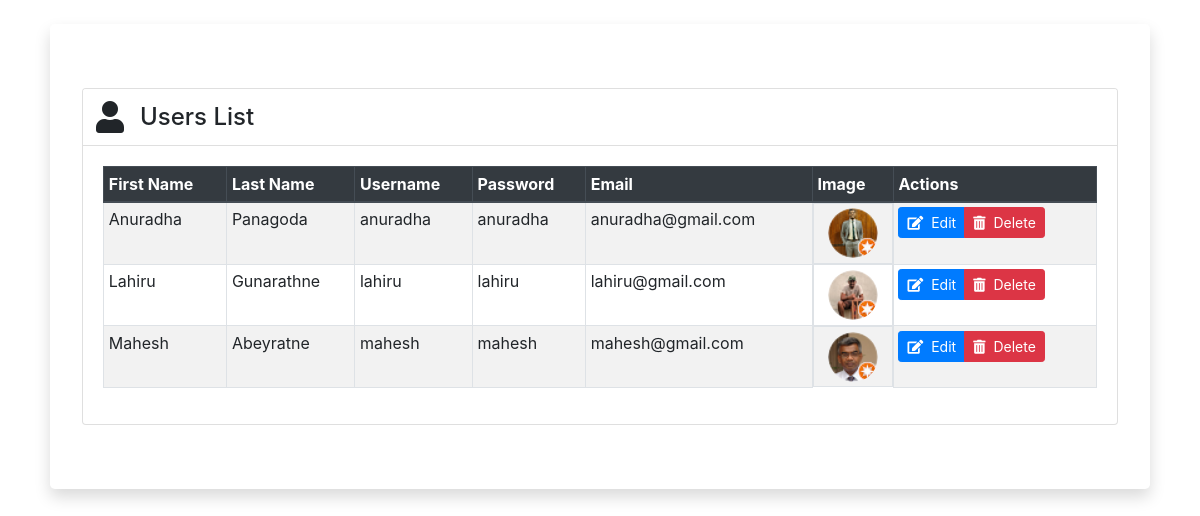
The app's page /admin/User/listView.php with its own data.
### tables this page shows
CREATE TABLE `user` (
  `id` bigint(20) NOT NULL AUTO_INCREMENT,
  `first_name` varchar(45) DEFAULT NULL,
  `last_name` varchar(45) DEFAULT NULL,
  `image` varchar(200) DEFAULT NULL,
  `username` varchar(45) DEFAULT NULL,
  `password` varchar(45) DEFAULT NULL,
  `email` varchar(100) DEFAULT NULL,
  `status` tinyint(4) DEFAULT NULL,
  PRIMARY KEY (`id`)
);

### admin/User/listView.php (the view, shortened to what this page needs)
<?php
    include_once '../headerHTML.php';
?>
<div class="container jumbotron bg-white shadow mt-4 col-11">
    <div class="card">
        <div class="card-header bg-white">
            <div class="row">
                <i class="fas fa-user mx-2 my-auto fa-2x"></i>
                <h4 class="ml-2 my-auto">Users List</h4>
            </div>
        </div>
        <div class="card-body">
            <div class="table-responsive">
                <table class="table table-striped table-bordered table-hover table-sm">
                    <thead class="thead-dark">
                        <tr>
                            <th>First Name</th>
                            <th>Last Name</th>
                            <th>Username</th>
                            <th>Password</th>
                            <th>Email</th>
                            <th>Image</th>
                            <th>Actions</th>
                        </tr>
                    </thead>
                    <tbody>
                        <?php
                    $listSql='select * from user';
                    $listResult=mysqli_query($connection,$listSql);
                    while($listRow=mysqli_fetch_assoc($listResult)){
                ?>
                        <tr>
                            <td><?php echo $listRow['first_name'];?></td>
                            <td><?php echo $listRow['last_name'];?></td>
                            <td><?php echo $listRow['username'];?></td>
                            <td><?php echo $listRow['password'];?></td>
                            <td><?php echo $listRow['email'];?></td>
                            <td class="d-flex">
                                <a href="../../<?php echo $listRow['image'];?>" target="_blank" class="mx-auto">
                                    <img src="../../<?php echo $listRow['image'];?>" alt="Image" class="rounded-circle"
                                        style="width:50px; height:50px; object-fit:cover;">
                                </a>
                            </td>
                            <td>
                                <div class="btn-group" role="group">
                                    <a class="btn btn-primary btn-sm"
                                        href="editView.php?id=<?php echo $listRow['id'];?>"
                                        onclick="return confirm('Are you sure you want to edit this record?')"><i
                                            class="fas fa-edit mr-2"></i>Edit</a>
                                    <a class="btn btn-danger btn-sm"
                                        href="deleteController.php?id=<?php echo $listRow['id'];?>"
                                        onclick="return confirm('Are you sure you want to delete this record?')"><i
                                            class="fas fa-trash-alt mr-2"></i>Delete</a>
                                </div>
                            </td>
                        </tr>
                        <?php } ?>
                    </tbody>
                </table>
            </div>
        </div>
    </div>
</div>
<?php
    include_once '../footerHTML.php';
?>

### css/admin.css (style rules this page uses)
a, a:hover, a:focus { color: inherit; text-decoration: none; transition: all 0.3s; }

### records on screen
user: first_name "Anuradha", last_name "Panagoda", username "anuradha", password "anuradha", email "anuradha@gmail.com", image (picture)
user: first_name "Lahiru", last_name "Gunarathne", username "lahiru", password "lahiru", email "lahiru@gmail.com", image (picture)
user: first_name "Mahesh", last_name "Abeyratne", username "mahesh", password "mahesh", email "mahesh@gmail.com", image (picture)
